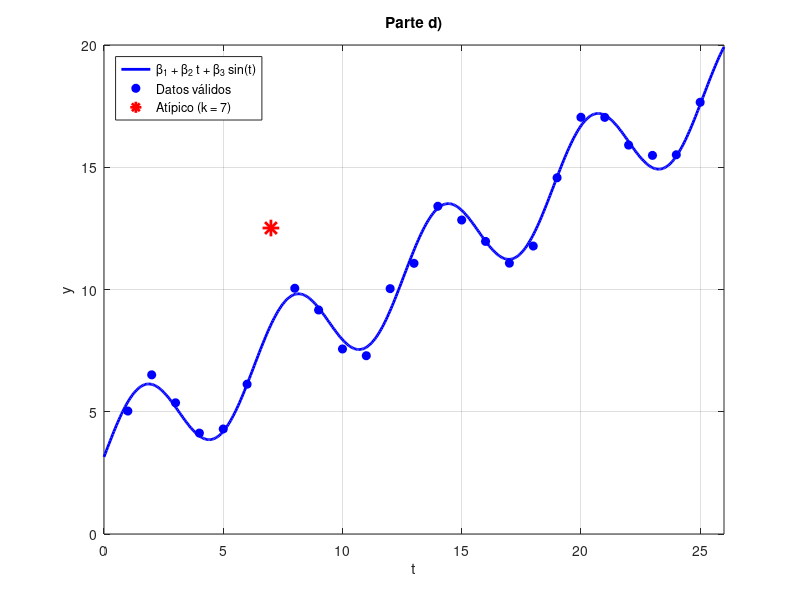

MATLAB code to generate this figure:
t = (1:25)';
y = [ 5.0291 6.5099 5.3666 4.1272 4.2948 ...
      6.1261 12.5140 10.0502 9.1614 7.5677 ...
      7.2920 10.0357 11.0708 13.4045 12.8415 ...
      11.9666 11.0765 11.7774 14.5701 17.0440 ...
      17.0398 15.9069 15.4850 15.5112 17.6572]';

id_atipico = 7;
t_atipico = t(id_atipico);
y_atipico = y(id_atipico);
%Datos filtrados (descartando el atípico k = 7)
id_filtrado = [1:6, 8:25]';
t_filtrado = t(id_filtrado);
y_filtrado = y(id_filtrado);

A = [ones(size(t_filtrado)), t_filtrado, sin(t_filtrado)];
beta = (A' * A) \ (A' * y_filtrado);

% Coeficientes de la parte c)
beta1 = beta(1);
beta2 = beta(2);
beta3 = beta(3);

t_grid = linspace(0, 26, 500)';
y_grid = beta1 + beta2 * t_grid + beta3 * sin(t_grid);

%Gráfico
figure;
%Dibujo de la curva ajustada
plot(t_grid, y_grid, 'b-', 'LineWidth', 2, 'DisplayName', '\beta_1 + \beta_2 t + \beta_3 sin(t)');
hold on;
%Datos válidos
plot(t_filtrado, y_filtrado, 'bo', 'MarkerSize', 6, 'MarkerFaceColor', 'b', 'DisplayName', 'Datos válidos');
%Valor atípico
plot(t_atipico, y_atipico, 'r*', 'MarkerSize', 12, 'LineWidth', 2, 'DisplayName', 'Atípico (k = 7)');
%Formato del gráfico
grid on;
xlabel('t');
ylabel('y');
title('Parte d)');
legend('Location', 'northwest');
xlim([0, 26]);
